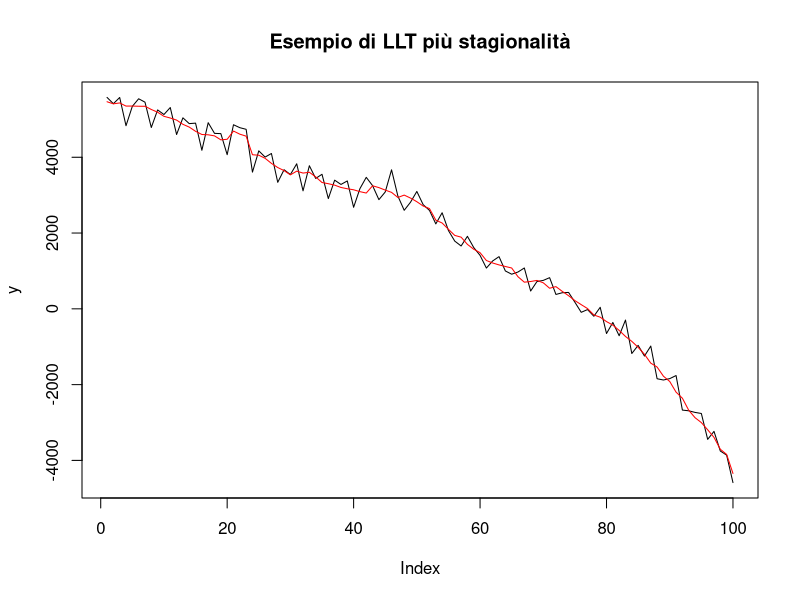

This figure's R source:
#Esempio di serie LLT più stagionalità con outlier generati da mistura di gaussiane
n<-100
sig_eps <- runif(1,1,100)
sig_eta <- runif(1,1,4)*sig_eps/2
c_eps <- runif(1,2,6)
c_eta <- runif(1,2,6)
disturbi_eps<-cbind(rnorm(n,0,sd=sig_eps),rnorm(n,0,sd=c_eps*sig_eps))
eps<-apply(disturbi_eps, 1, sample,prob=c(0.9,0.1),size=1)
distrurbi_eta<-cbind(rnorm(n,0,sd=sig_eta),rnorm(n,0,sd=c_eta*sig_eta))
eta<-apply(distrurbi_eta, 1, sample,prob=c(0.9,0.1),size=1)

sig_beta<-runif(1,0.2,0.8)
b<-cumsum(rnorm(n, sd = sig_beta))+runif(1,-5,5) 
b<-b*sig_eps/3

periodicita<-4
stg<-numeric()
sig_stg<-runif(1,0.2,0.8)
stg[1:(periodicita-1)]<-runif(periodicita-1,-5,5)
for(i in periodicita:n){
  stg[i]<--sum(stg[(i-periodicita+1):(i-1)])+rnorm(1,0,sig_stg)
}
stg<-stg*sig_eps

mu <- cumsum(eta+b)+runif(1,-100*sig_eps,100*sig_eps)
y <- mu + eps + stg

plot(y,type="l",main="Esempio di LLT più stagionalità")
lines(mu,col="red")
